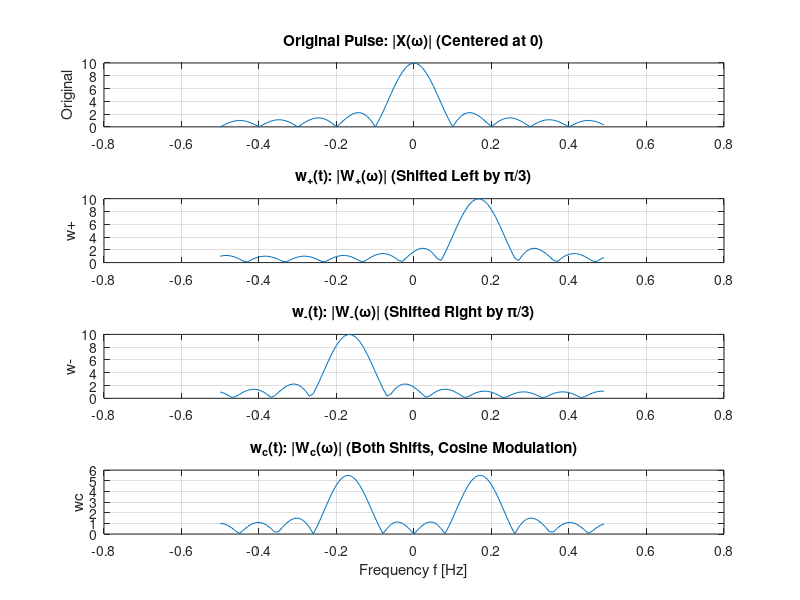

MATLAB code to generate this figure:
clf;
clc;
clear;

N = 100;
PulseWidth = 10;
t = (0:1:(N-1));
x = [ones(1, PulseWidth), zeros(1, N - PulseWidth)];
f = (-(N/2):1:(N/2)-1)*(1/N);

Xf = fft(x);

omega0 = pi/3;


w_plus = x .* exp(1i * omega0 * t); % '1i' is the imaginary unit 'j'
Wf_plus = fft(w_plus);

w_minus = x .* exp(-1i * omega0 * t);
Wf_minus = fft(w_minus);

w_c = x .* cos(omega0 * t);
Wf_c = fft(w_c);

figure;

subplot(4,1,1);
plot(f, fftshift(abs(Xf))); grid on;
title('Original Pulse: |X(\omega)| (Centered at 0)'); ylabel('Original');

subplot(4,1,2);
plot(f, fftshift(abs(Wf_plus))); grid on;
title('w_+(t): |W_+(\omega)| (Shifted Left by \pi/3)'); ylabel('w+');

subplot(4,1,3);
plot(f, fftshift(abs(Wf_minus))); grid on;
title('w_-(t): |W_-(\omega)| (Shifted Right by \pi/3)'); ylabel('w-');

subplot(4,1,4);
plot(f, fftshift(abs(Wf_c))); grid on;
title('w_c(t): |W_c(\omega)| (Both Shifts, Cosine Modulation)');
xlabel('Frequency f [Hz]'); ylabel('wc');